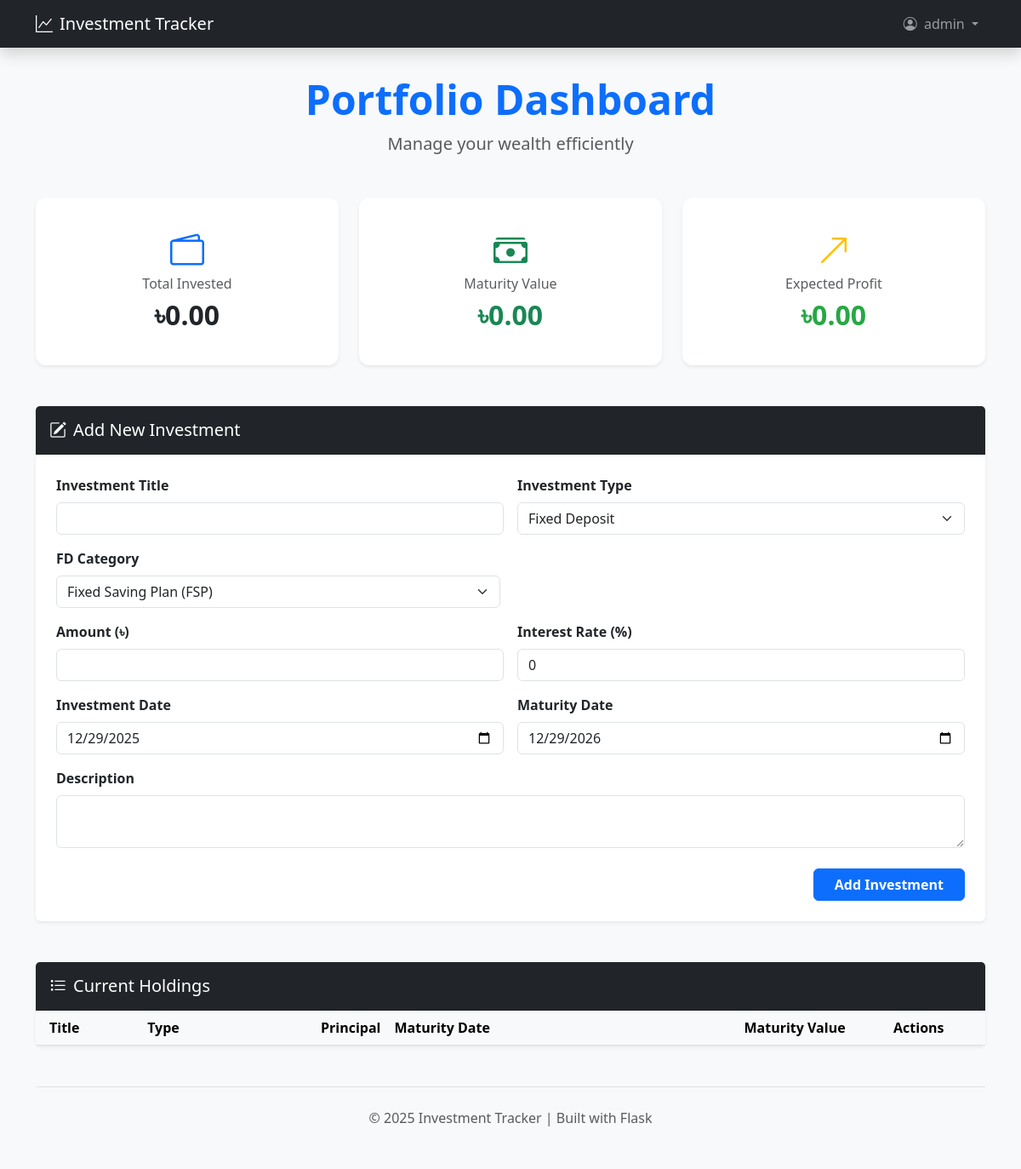
Page /dashboard (signed in) on the earlier database version.
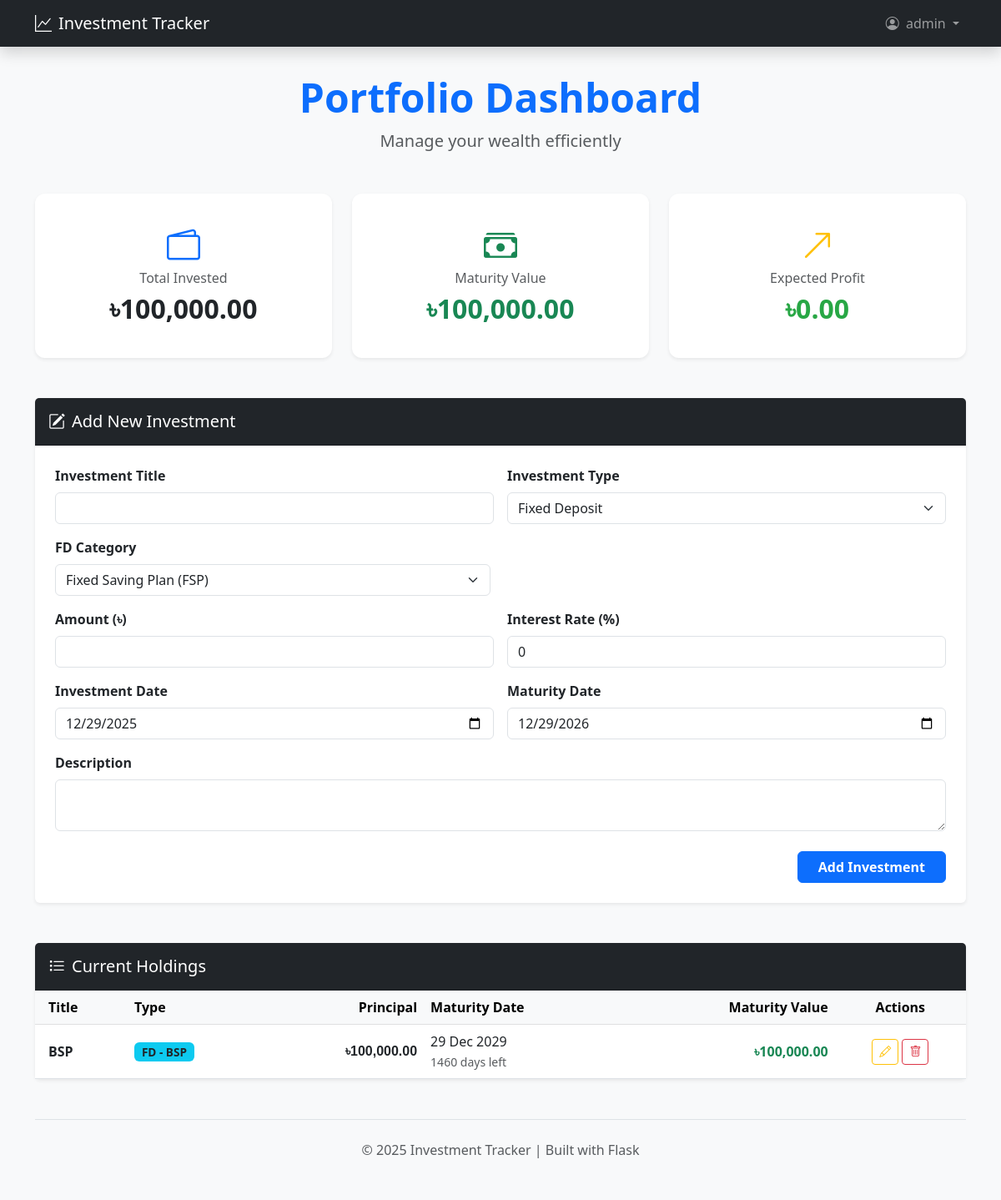
Same page on the later database version.
### app.py (models this page shows, shortened)
class User(db.Model):
    id = db.Column(db.Integer, primary_key=True)
    username = db.Column(db.String(80), unique=True, nullable=False)
    email = db.Column(db.String(120), unique=True, nullable=False)
    password_hash = db.Column(db.String(200), nullable=False)
    created_at = db.Column(db.DateTime, default=datetime.utcnow)
    investments = db.relationship('Investment', backref='owner', lazy=True, cascade='all, delete-orphan')

class Investment(db.Model):
    id = db.Column(db.Integer, primary_key=True)
    user_id = db.Column(db.Integer, db.ForeignKey('user.id'), nullable=False)
    title = db.Column(db.String(200), nullable=False)
    description = db.Column(db.String(500), nullable=False)
    amount = db.Column(db.Float, nullable=False)
    interest_rate = db.Column(db.Float, default=0.0)
    investment_date = db.Column(db.DateTime, default=datetime.utcnow)
    maturity_date = db.Column(db.DateTime, nullable=False)
    investment_type = db.Column(db.String(50), default="Fixed Deposit")
    fd_type = db.Column(db.String(50), default="")
    def calculate_maturity_amount(self):
        if self.interest_rate <= 0:
            return self.amount
        time_diff = (self.maturity_date - self.investment_date).days / 365.25
        interest = self.amount * (self.interest_rate / 100) * time_diff
        return round(self.amount + interest, 2)
    def days_remaining(self):
        today = datetime.utcnow()
        if self.maturity_date > today:
            return (self.maturity_date - today).days
        return 0
    def get_display_type(self):
        if self.investment_type == "Fixed Deposit" and self.fd_type:
            return f"FD - {self.fd_type}"
        return self.investment_type

### app.py (the view, shortened to what this page needs)
@app.route('/')
@app.route('/dashboard', methods=['GET', 'POST'])
@login_required
def dashboard():
    user = get_current_user()
    investments = Investment.query.filter_by(user_id=user.id).all()
    total_invested, total_maturity, total_profit = calculate_portfolio_totals(investments)
    return render_template('index.html', investments=investments,
                           total_invested=total_invested,
                           total_maturity_value=total_maturity,
                           total_profit=total_profit)

### app.py (called while the page is built)
def get_current_user():
    user_id = session.get('user_id')
    if user_id:
        return db.session.get(User, user_id)
    return None

def login_required(view):
    @functools.wraps(view)
    def wrapped_view(**kwargs):
        user = get_current_user()
        if user is None:
            session.clear()
            flash('Please login to access this page.', 'warning')
            return redirect(url_for('login'))
        return view(**kwargs)
    return wrapped_view

@app.template_filter('currency')
def format_currency(value):
    try:
        return f"৳{float(value):,.2f}"
    except (ValueError, TypeError):
        return f"৳{value}"

def calculate_portfolio_totals(investments):
    total_invested = sum(inv.amount for inv in investments)
    total_maturity_value = sum(inv.calculate_maturity_amount() for inv in investments)
    total_profit = total_maturity_value - total_invested
    return total_invested, total_maturity_value, total_profit

@app.context_processor
def inject_globals():
    now = datetime.utcnow()
    return {
        'datetime': datetime,
        'timedelta': timedelta,
        'current_year': now.strftime('%Y'),
        'today_str': now.strftime('%Y-%m-%d'),
        'next_year_str': (now + timedelta(days=365)).strftime('%Y-%m-%d')
    }

### templates/index.html (shortened to what this page needs)
<!DOCTYPE html>
<html lang="en">
<head>
    <link href="https://cdn.jsdelivr.net/npm/bootstrap@5.3.0/dist/css/bootstrap.min.css" rel="stylesheet">
    <link rel="stylesheet" href="https://cdn.jsdelivr.net/npm/bootstrap-icons@1.11.1/font/bootstrap-icons.css">
</head>
<body class="bg-light">
    <nav class="navbar navbar-expand-lg navbar-dark bg-dark mb-4 shadow">
        <div class="container">
            <a class="navbar-brand" href="{{ url_for('dashboard') }}">
                <i class="bi bi-graph-up me-2"></i>Investment Tracker
            </a>
            <div class="navbar-nav ms-auto align-items-center">
                <li class="nav-item dropdown">
                    <a class="nav-link dropdown-toggle" href="#" role="button" data-bs-toggle="dropdown">
                        <i class="bi bi-person-circle me-1"></i> {{ session.username }}
                    </a>
                </li>
            </div>
        </div>
    </nav>
    <div class="container py-2">
        <header class="text-center mb-5">
            <h1 class="display-5 fw-bold text-primary">Portfolio Dashboard</h1>
            <p class="lead text-muted">Manage your wealth efficiently</p>
        </header>
        <section class="row g-4 mb-5">
            <div class="col-md-4">
                <div class="card summary-card border-0 shadow-sm p-3">
                    <div class="card-body text-center">
                        <i class="bi bi-wallet2 text-primary fs-1 mb-2"></i>
                        <h6 class="text-muted">Total Invested</h6>
                        <h2 class="fw-bold">{{ total_invested|currency }}</h2>
                    </div>
                </div>
            </div>
            <div class="col-md-4">
                <div class="card summary-card border-0 shadow-sm p-3">
                    <div class="card-body text-center">
                        <i class="bi bi-cash-stack text-success fs-1 mb-2"></i>
                        <h6 class="text-muted">Maturity Value</h6>
                        <h2 class="fw-bold text-success">{{ total_maturity_value|currency }}</h2>
                    </div>
                </div>
            </div>
            <div class="col-md-4">
                <div class="card summary-card border-0 shadow-sm p-3">
                    <div class="card-body text-center">
                        <i class="bi bi-arrow-up-right text-warning fs-1 mb-2"></i>
                        <h6 class="text-muted">Expected Profit</h6>
                        <h2 class="fw-bold {{ 'profit-positive' if total_profit >= 0 else 'profit-negative' }}">
                            {{ total_profit|currency }}
                        </h2>
                    </div>
                </div>
            </div>
        </section>
        <section class="card shadow-sm border-0 mb-5">
            <div class="card-header bg-dark text-white p-3">
                <h5 class="mb-0"><i class="bi bi-pencil-square me-2"></i>{{ 'Update' if investment else 'Add New' }} Investment</h5>
            </div>
            <div class="card-body p-4">
                <form method="POST" action="{{ url_for('update_investment', id=investment.id) if investment else url_for('dashboard') }}">
                    <div class="row g-3">
                        <div class="col-md-6">
                            <label class="form-label fw-bold">Investment Title</label>
                            <input type="text" name="title" class="form-control" value="{{ investment.title if investment else '' }}" required>
                        </div>
                        <div class="col-md-6">
                            <label class="form-label fw-bold">Investment Type</label>
                            <select name="investment_type" id="investmentType" class="form-select" onchange="toggleFdType()" required>
                                <option value="Fixed Deposit" {{ 'selected' if investment and investment.investment_type == 'Fixed Deposit' }}>Fixed Deposit</option>
                            </select>
                        </div>
                        <div class="col-md-12" id="fdTypeSection" style="display: none;">
                            <div class="row">
                                <div class="col-md-6">
                                    <label class="form-label fw-bold">FD Category</label>
                                    <select id="fdType" name="fd_type" class="form-select" onchange="toggleOtherFdType()">
                                        <option value="FSP" {{ 'selected' if investment and investment.fd_type == 'FSP' }}>Fixed Saving Plan (FSP)</option>
                                    </select>
                                </div>
                            </div>
                        </div>
                        <div class="col-md-6">
                            <label class="form-label fw-bold">Amount (৳)</label>
                            <input type="number" step="0.01" name="amount" class="form-control" value="{{ investment.amount if investment else '' }}" required>
                        </div>
                        <div class="col-md-6">
                            <label class="form-label fw-bold">Interest Rate (%)</label>
                            <input type="number" step="0.01" name="interest_rate" class="form-control" value="{{ investment.interest_rate if investment else '0' }}">
                        </div>
                        <div class="col-md-6">
                            <label class="form-label fw-bold">Investment Date</label>
                            <input type="date" name="investment_date" class="form-control" value="{{ investment.investment_date.strftime('%Y-%m-%d') if investment else today_str }}" required>
                        </div>
                        <div class="col-md-6">
                            <label class="form-label fw-bold">Maturity Date</label>
                            <input type="date" name="maturity_date" class="form-control" value="{{ investment.maturity_date.strftime('%Y-%m-%d') if investment else next_year_str }}" required>
                        </div>
                        <div class="col-12">
                            <label class="form-label fw-bold">Description</label>
                            <textarea name="description" class="form-control" rows="2">{{ investment.description if investment else '' }}</textarea>
                        </div>
                    </div>
                    <div class="mt-4 text-end">
                        {% if investment %}
                            <a href="{{ url_for('dashboard') }}" class="btn btn-outline-secondary me-2">Cancel</a>
                            <button type="submit" class="btn btn-warning px-4 fw-bold">Update Investment</button>
                        {% else %}
                            <button type="submit" class="btn btn-primary px-4 fw-bold">Add Investment</button>
                        {% endif %}
                    </div>
                </form>
            </div>
        </section>
        <section class="card shadow-sm border-0">
            <div class="card-header bg-dark text-white p-3">
                <h5 class="mb-0"><i class="bi bi-list-task me-2"></i>Current Holdings</h5>
            </div>
            <div class="card-body p-0">
                <div class="table-responsive">
                    <table class="table table-hover mb-0 align-middle">
                        <thead class="table-light">
                            <tr>
                                <th class="ps-3">Title</th>
                                <th>Type</th>
                                <th class="text-end">Principal</th>
                                <th>Maturity Date</th>
                                <th class="text-end">Maturity Value</th>
                                <th class="text-center">Actions</th>
                            </tr>
                        </thead>
                        <tbody>
                            {% for inv in investments %}
                            <tr>
                                <td class="ps-3 fw-bold">{{ inv.title }}</td>
                                <td><span class="badge bg-info text-dark investment-badge">{{ inv.get_display_type() }}</span></td>
                                <td class="text-end currency-symbol">{{ inv.amount|currency }}</td>
                                <td>
                                    {{ inv.maturity_date.strftime('%d %b %Y') }}
                                    <br><small class="text-{{ 'danger' if inv.days_remaining() < 30 else 'muted' }}">{{ inv.days_remaining() }} days left</small>
                                </td>
                                <td class="text-end fw-bold text-success">{{ inv.calculate_maturity_amount()|currency }}</td>
                                <td class="text-center">
                                    <a href="{{ url_for('update_investment', id=inv.id) }}" class="btn btn-sm btn-outline-warning"><i class="bi bi-pencil"></i></a>
                                    <a href="{{ url_for('delete_investment', id=inv.id) }}" class="btn btn-sm btn-outline-danger" onclick="return confirm('Delete this record?')"><i class="bi bi-trash"></i></a>
                                </td>
                            </tr>
                            {% endfor %}
                        </tbody>
                    </table>
                </div>
            </div>
        </section>
        <footer class="mt-5 py-4 text-center text-muted border-top">
            <p>&copy; {{ current_year }} Investment Tracker | Built with Flask</p>
        </footer>
    </div>
</body>
</html>

### templates/index.html (style rules this page uses)
.summary-card { transition: transform 0.3s ease; border-radius: 12px; }
.profit-positive { color: #28a745; }
.currency-symbol { font-family: Arial, sans-serif; font-weight: 600; }
.investment-badge { font-size: 0.85em; padding: 0.35em 0.65em; }

Differences in the rows shown:
added Investment: title "BSP", get_display_type "FD - BSP", amount "৳100,000.00", maturity_date "29 Dec 2029", days_remaining "1460", calculate_maturity_amount "৳100,000.00"
Other differences:
{{ total_invested|currency }}: "৳0.00" → "৳100,000.00"
{{ total_maturity_value|currency }}: "৳0.00" → "৳100,000.00"
